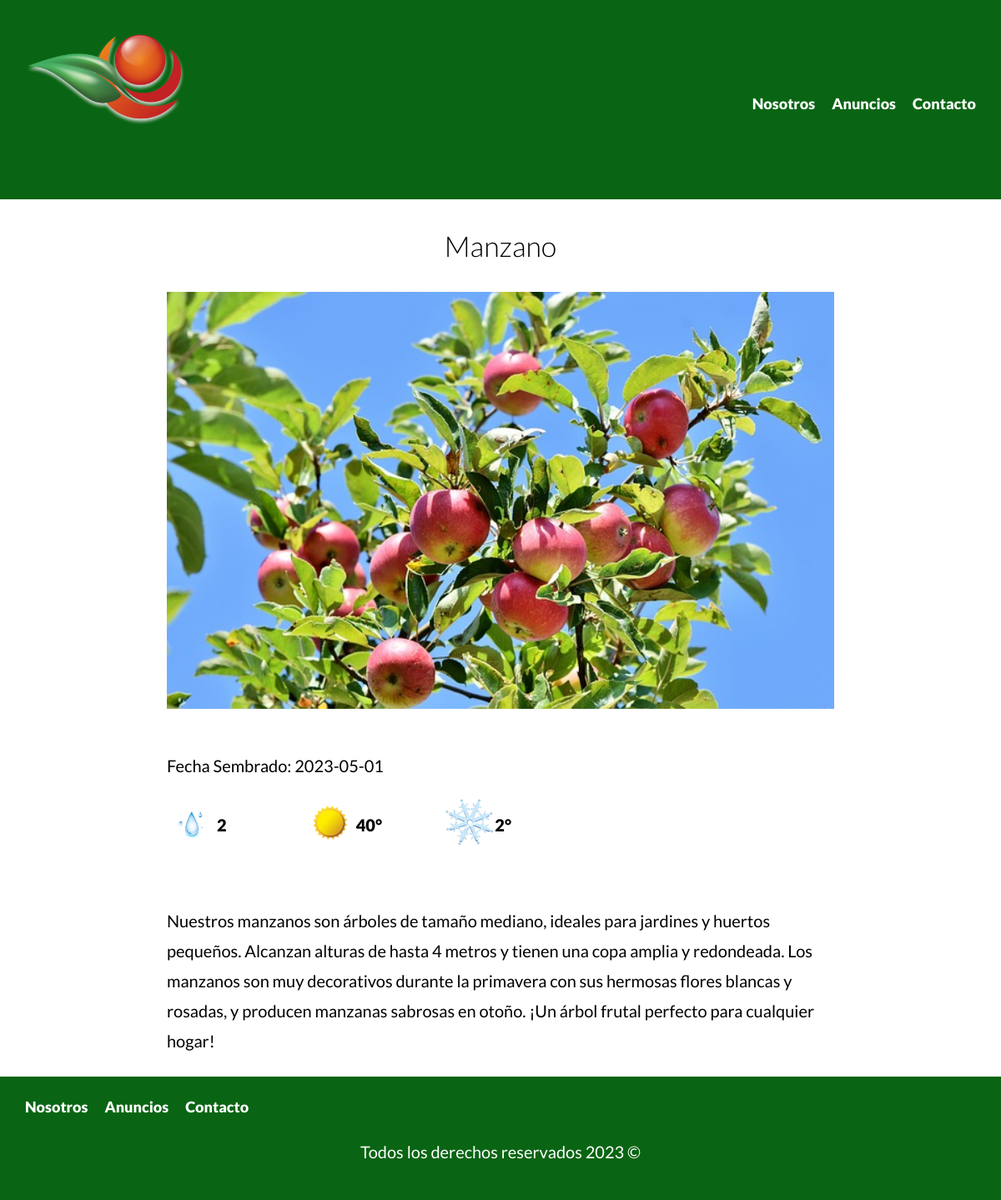
Page /anuncio.php?id=13 on the committed database.
### tables this page shows
CREATE TABLE `vivero` (
  `id` int(11) NOT NULL,
  `nombre` varchar(45) NOT NULL,
  `imagen` varchar(200) NOT NULL,
  `descripcion` varchar(600) NOT NULL,
  `sol` int(3) NOT NULL,
  `agua` int(1) NOT NULL,
  `frio` int(3) NOT NULL,
  `fechaSembrado` date NOT NULL
);

### anuncio.php (the view, shortened to what this page needs)
<?php
$id = $_GET['id'];
$id = filter_var($id, FILTER_VALIDATE_INT);
$db = conectarDB();
$query = "SELECT * FROM  vivero WHERE id= ${id}";
$resultado  = mysqli_query($db,$query);
$arbol = mysqli_fetch_assoc($resultado);
    include 'src/includes/templates/header.php';
?>
    <main class="contenedor seccion  contenido-centrado">
         <h2><?php echo $arbol['nombre']; ?></h2>
        <img src="/imagenes/<?php echo $arbol['imagen']; ?>" alt="">
        <div  class="resumen-propiedad">
            <p class="fecha">Fecha Sembrado: <?php echo $arbol['fechaSembrado']; ?></p>
            <ul class="iconos-caracteristicas">
                <li>
                    <img src="/build/img/gotaIcono.png" alt="" loading="lazy">
                    <p><?php echo $arbol['agua']; ?></p>
                </li>
                <li>
                    <img src="/build/img/solIcono.png" alt="" loading="lazy">
                    <p><?php echo $arbol['sol']; ?>°</p>
                </li>
                <li>
                    <img src="/build/img/copo.png" alt="" loading="lazy">
                    <p><?php echo $arbol['frio']; ?>°</p>
                </li>
            </ul>
            <p><?php echo $arbol['descripcion']; ?></p>
        </div>
    </main>
<?php
include 'src/includes/templates/footer.php';
?>

### build/css/app.css (style rules this page uses)
html { -webkit-text-size-adjust:100%;line-height:1.15 }
body { margin:0 }
main { display:block }
img { border-style:none }
html { box-sizing:border-box;font-size:62.5% }
*,:after,:before { box-sizing:inherit }
body { font-family:Lato,sans-serif;font-size:1.6rem;line-height:1.8 }
p { color:#000;font-size:2rem }
.contenedor { margin:0 auto;max-width:120rem;width:95% }
img,picture { display:block;width:100% }
h1,h2,h3 { font-family:Lato,sans-serif;font-weight:300;margin:2.5rem 0;text-align:center }
h2 { font-size:3.4rem }
.seccion { margin-bottom:2.5rem;margin-top:2.5rem }
.contenido-centrado { max-width:800px }
.iconos-caracteristicas { display:flex;list-style:none;max-width:50rem;padding:0 }
.iconos-caracteristicas li { display:flex;flex:1 }
.iconos-caracteristicas img { flex:0 0 6rem;height:6rem;margin-right:0 rem }
.iconos-caracteristicas p { font-weight:900;margin-top:1.5rem }
img { height:50rem;margin-bottom:5rem }

### rows in the picture
vivero: nombre "Manzano", imagen (picture), fechaSembrado "2023-05-01", agua "2", sol "40", frio "2", descripcion "Nuestros manzanos son árboles de tamaño mediano, ideales para jardines y huertos pequeños. Alcanzan alturas de hasta 4 metros y tienen una copa amplia y redondeada. Los manzanos son muy decorativos durante la primavera con sus hermosas flores blancas y rosadas, y producen manzanas sabrosas en otoño. ¡Un árbol frutal perfecto para cualquier hogar!"
